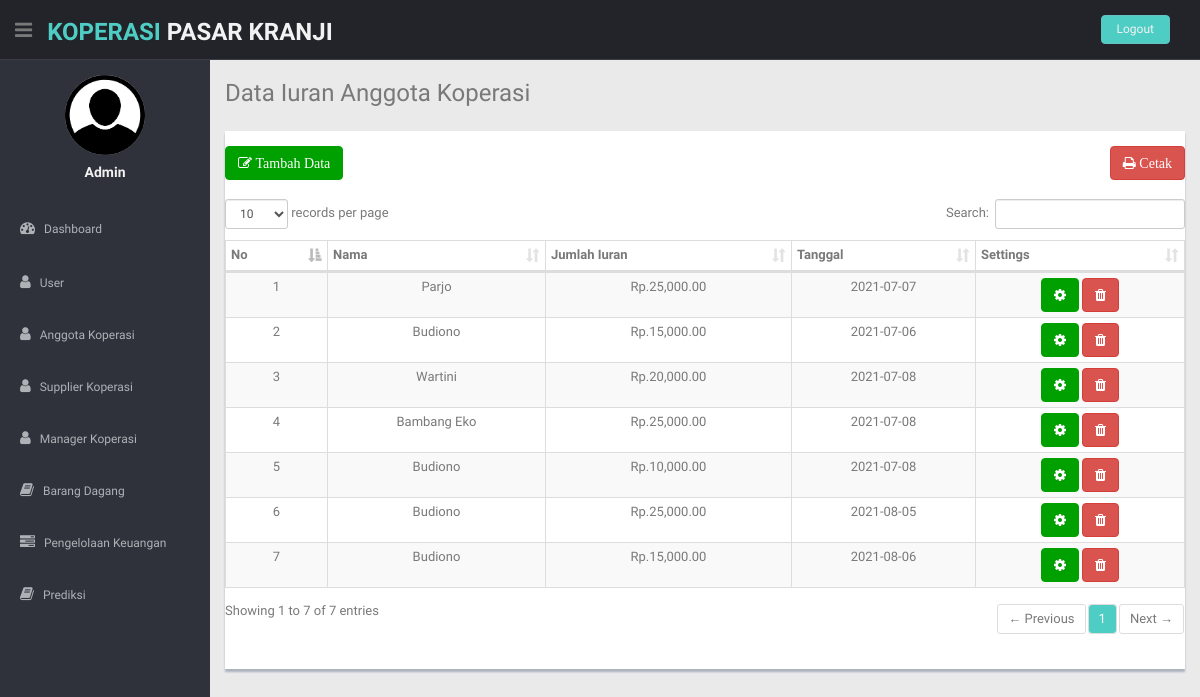
Page /index.php?halaman=iuran (signed in) on the committed database.
### tables this page shows
CREATE TABLE `iuran_detail` (
  `id_iuran` int(11) NOT NULL,
  `id_anggota` int(11) NOT NULL,
  `tanggal_iuran` date NOT NULL,
  `jumlah_iuran` varchar(100) NOT NULL
);

CREATE TABLE `anggota` (
  `id_anggota` int(11) NOT NULL,
  `nama_anggota` varchar(100) NOT NULL,
  `jenis_kelamin` varchar(50) NOT NULL,
  `username` varchar(100) NOT NULL,
  `password` varchar(100) NOT NULL,
  `alamat` varchar(100) NOT NULL,
  `no_tlp` varchar(50) NOT NULL,
  `no_ktp` varchar(50) NOT NULL,
  `foto_anggota` varchar(150) NOT NULL
);

### halaman/iuran/index_iuran.php (the view)
    <section id="main-content">
      <section class="wrapper">
        <h3> Data Iuran Anggota Koperasi</h3>
        <div class="row mt">
          <div class="col-lg-12">
            <div class="content-panel">
              <div>
                <a href="index.php?halaman=iuran&aksi=tambah" class="btn btn-theme" style="float: left;">
                  <i class="fa fa-edit"> Tambah Data </i></a>
              </div>
              <div class="nav right">
                <a href="halaman/iuran/cetak_iuran.php" class="btn btn-danger" style="float: right;">
                  <i class="fa fa-print"> Cetak </i></a>
              </div>
                <table class="table table-bordered table-striped table-condensed" id="example1">
                <br>
                <thead align="center">
                    <tr align="center">
                    <th>No</th>
                    <th>Nama</th>
                    <th>Jumlah Iuran</th>
                    <th>Tanggal</th>
                    <th>Settings</th>
                  </tr>
                </thead>
                <tbody>
                <?php
                    $nomor=1;
                    $sql = $koneksi->query("SELECT * FROM iuran_detail JOIN anggota ON iuran_detail.id_anggota = anggota.id_anggota") or die(mysqli_error());?>
                <?php while ($data = $sql->fetch_assoc()) {?>
                <tr class="gradeX" align="center">
                    <td><?php echo $nomor; ?></td>
                    <td><?php echo $data['nama_anggota']; ?></td>
                    <td>Rp.<?php echo number_format($data['jumlah_iuran']); ?>.00</td>
                    <td><?php echo $data['tanggal_iuran']; ?></td>
                    <td>
                        <a href="index.php?halaman=iuran&aksi=edit&id=<?php echo $data['id_iuran']; ?>" class="btn btn-theme"><i class="fa fa-cog"></i></a>
                        <a href="index.php?halaman=iuran&aksi=delete&id=<?php echo $data['id_iuran']; ?>" class="btn btn-danger"><i class="fa fa-trash"></i></a>
                    </td>
                </tr>
                <?php
                $nomor++;
                };?>
                </tbody>
            </table>
        </div>
    </div>
</div>
</section>
</section>

### css/style.css (style rules this page uses)
body { color: #797979; background: #eaeaea; font-family: 'Ruda', sans-serif; padding: 0px !important; margin: 0px !important; font-size:13px; }
a, a:hover, a:focus { text-decoration: none; outline: none; }
.btn-theme { color: #fff; background-color: #00a000; border-color: #00a000; }
.mt { margin-top: 25px; }
#main-content { margin-left: 210px; }
.wrapper { display: inline-block; margin-top: 60px; padding-left: 15px; padding-right: 15px; padding-bottom: 15px; padding-top: 0px; width: 100%; }
.content-panel { background: #ffffff; box-shadow: 0px 3px 2px #aab2bd; padding-top: 15px; padding-bottom: 5px; }

### rows in the picture
iuran_detail: id_anggota.nama_anggota "Parjo", jumlah_iuran "25,000", tanggal_iuran "2021-07-07"
iuran_detail: id_anggota.nama_anggota "Budiono", jumlah_iuran "15,000", tanggal_iuran "2021-07-06"
iuran_detail: id_anggota.nama_anggota "Wartini", jumlah_iuran "20,000", tanggal_iuran "2021-07-08"
iuran_detail: id_anggota.nama_anggota "Bambang Eko", jumlah_iuran "25,000", tanggal_iuran "2021-07-08"
iuran_detail: id_anggota.nama_anggota "Budiono", jumlah_iuran "10,000", tanggal_iuran "2021-07-08"
iuran_detail: id_anggota.nama_anggota "Budiono", jumlah_iuran "25,000", tanggal_iuran "2021-08-05"
iuran_detail: id_anggota.nama_anggota "Budiono", jumlah_iuran "15,000", tanggal_iuran "2021-08-06"

### other values in the picture
$_SESSION['nama'] "Admin"
